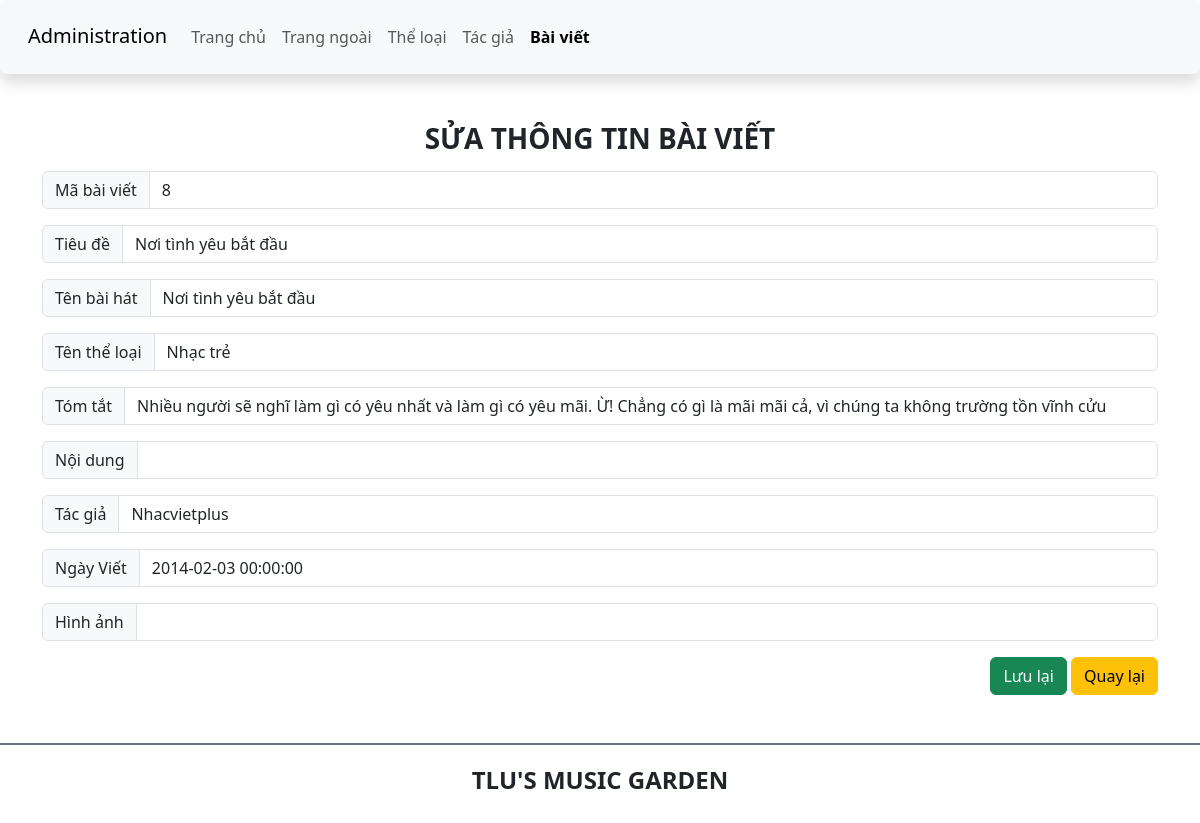
The app's page /admin/edit_article.php?sid=8 with its own data.
### tables this page shows
CREATE TABLE `baiviet` (
  `ma_bviet` int(10) UNSIGNED NOT NULL,
  `tieude` varchar(200) NOT NULL,
  `ten_bhat` varchar(1900) NOT NULL,
  `ma_tloai` int(10) UNSIGNED NOT NULL,
  `tomtat` text NOT NULL,
  `noidung` text DEFAULT NULL,
  `ma_tgia` int(10) UNSIGNED NOT NULL,
  `ngayviet` datetime NOT NULL DEFAULT curdate(),
  `hinhanh` varchar(200) DEFAULT NULL
);

CREATE TABLE `theloai` (
  `ma_tloai` int(10) UNSIGNED NOT NULL,
  `ten_tloai` varchar(50) NOT NULL
);

CREATE TABLE `tacgia` (
  `ma_tgia` int(10) UNSIGNED NOT NULL,
  `ten_tgia` varchar(100) NOT NULL,
  `hinh_tgia` varchar(100) DEFAULT NULL
);

### admin/edit_article.php (the view, shortened to what this page needs)
<?php
    require_once 'DB_con.php';
    $ma_bviet=$_GET['sid'];
    $sql = "SELECT ma_bviet,tieude,ten_bhat,".'theloai.ten_tloai'.",tomtat,noidung,".'tacgia.ten_tgia'.",ngayviet,hinhanh FROM baiviet,tacgia,theloai where tacgia.ma_tgia=baiviet.ma_tgia and theloai.ma_tloai=baiviet.ma_tloai AND ma_bviet=$ma_bviet";
    $result = mysqli_query($conn, $sql);
    $row =mysqli_fetch_assoc($result);
?>
<!DOCTYPE html>
<html lang="en">
<head>
    <link href="https://cdn.jsdelivr.net/npm/bootstrap@5.3.0-alpha1/dist/css/bootstrap.min.css" rel="stylesheet">
    <link rel="stylesheet" href="https://cdnjs.cloudflare.com/ajax/libs/font-awesome/6.3.0/css/all.min.css" />
    <link rel="stylesheet" href="css/style_login.css">
</head>
<body>
    <header>
        <nav class="navbar navbar-expand-lg bg-body-tertiary shadow p-3 bg-white rounded">
            <div class="container-fluid">
                <div class="h3">
                    <a class="navbar-brand" href="#">Administration</a>
                </div>
                <div class="collapse navbar-collapse" id="navbarSupportedContent">
                <ul class="navbar-nav me-auto mb-2 mb-lg-0">
                    <li class="nav-item">
                        <a class="nav-link" aria-current="page" href="./">Trang chủ</a>
                    </li>
                    <li class="nav-item">
                        <a class="nav-link" href="../index.php">Trang ngoài</a>
                    </li>
                    <li class="nav-item">
                        <a class="nav-link " href="category.php">Thể loại</a>
                    </li>
                    <li class="nav-item">
                        <a class="nav-link" href="author.php">Tác giả</a>
                    </li>
                    <li class="nav-item">
                        <a class="nav-link active fw-bold" href="article.php">Bài viết</a>
                    </li>
                </ul>
                </div>
            </div>
        </nav>
    </header>
    <main class="container mt-5 mb-5">
        <div class="row">
            <div class="col-sm">
                <h3 class="text-center text-uppercase fw-bold">Sửa thông tin bài viết</h3>
                <form action="process_edit_article.php" method="post">
                    <div class="input-group mt-3 mb-3">
                        <span class="input-group-text" id="lblBaiviet">Mã bài viết</span>
                        <input  type="text" class="form-control" name="txtBaiviet" readonly
                        value="<?= $row['ma_bviet']?>" >
                    </div>
                    <div class="input-group mt-3 mb-3">
                        <span class="input-group-text" id="lblTieude">Tiêu đề</span>
                        <input type="text" class="form-control" name="txtTieude"
                        value="<?= $row['tieude']?>">
                    </div>
                    <div class="input-group mt-3 mb-3">
                        <span class="input-group-text" id="lblBaihat">Tên bài hát</span>
                        <input type="text" class="form-control" name="txtBaihat"
                        value="<?= $row['ten_bhat']?>">
                    </div>
                    <div class="input-group mt-3 mb-3">
                        <span class="input-group-text" id="lblTheloai">Tên thể loại</span>
                        <input type="text" class="form-control" name="txtTheloai"
                        value="<?= $row['ten_tloai']?>">
                    </div>
                    <div class="input-group mt-3 mb-3">
                        <span class="input-group-text" id="lblTomtat">Tóm tắt</span>
                        <input type="text" class="form-control" name="txtTomtat"
                        value="<?= $row['tomtat']?>">
                    </div>
                    <div class="input-group mt-3 mb-3">
                        <span class="input-group-text" id="lblNoidung">Nội dung </span>
                        <input type="text" class="form-control" name="txtNoidung"
                        value="<?= $row['noidung']?>">
                    </div>
                    <div class="input-group mt-3 mb-3">
                        <span class="input-group-text" id="lblTacGia">Tác giả</span>
                        <input type="text" class="form-control" name="txtTacgia"
                        value="<?= $row['ten_tgia']?>">
                    </div>
                    <div class="input-group mt-3 mb-3">
                        <span class="input-group-text" id="lblNgayViet">Ngày Viết</span>
                        <input type="text" class="form-control" name="txtNgayviet"
                        value="<?= $row['ngayviet']?>">
                    </div>
                    <div class="input-group mt-3 mb-3">
                        <span class="input-group-text" id="lblHinhanh">Hình ảnh</span>
                        <input type="text" class="form-control" name="txtHinhanh"
                        value="<?= $row['hinhanh']?>">
                    </div>
                    <div class="form-group  float-end ">
                        <input type="submit" value="Lưu lại" class="btn btn-success">
                        <a href="category.php" class="btn btn-warning ">Quay lại</a>
                    </div>
                </form>
            </div>
        </div>
    </main>
    <footer class="bg-white d-flex justify-content-center align-items-center border-top border-secondary  border-2" style="height:80px">
        <h4 class="text-center text-uppercase fw-bold">TLU's music garden</h4>
    </footer>
</body>
</html>

### records on screen
baiviet: txtBaiviet "8", txtTieude "Nơi tình yêu bắt đầu", txtBaihat "Nơi tình yêu bắt đầu", txtTheloai "Nhạc trẻ", txtTomtat "Nhiều người sẽ nghĩ làm gì có yêu nhất và làm gì có yêu mãi. Ừ! Chẳng có gì là mãi mãi cả, vì chúng ta không trường tồn vĩnh cửu", txtTacgia "Nhacvietplus", txtNgayviet "2014-02-03 00:00:00"
